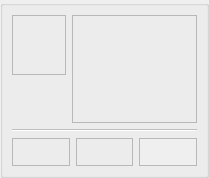
       <widget class="QGroupBox" name="groupBox1" >
        <property name="enabled" >
         <bool>false</bool>
        </property>
        <property name="minimumSize" >
         <size>
          <width>209</width>
          <height>178</height>
         </size>
        </property>
        <property name="autoFillBackground" >
         <bool>true</bool>
        </property>
        <property name="title" >
         <string/>
        </property>
        <layout class="QGridLayout" >
         <property name="margin" >
          <number>9</number>
         </property>
         <property name="spacing" >
          <number>6</number>
         </property>
         <item row="1" column="0" >
          <spacer>
           <property name="orientation" >
            <enum>Qt::Vertical</enum>
           </property>
           <property name="sizeType" >
            <enum>QSizePolicy::Expanding</enum>
           </property>
           <property name="sizeHint" >
            <size>
             <width>46</width>
             <height>28</height>
            </size>
           </property>
          </spacer>
         </item>
         <item row="2" column="0" colspan="2" >
          <widget class="Line" name="line2_2_5" >
           <property name="frameShape" >
            <enum>QFrame::HLine</enum>
           </property>
           <property name="frameShadow" >
            <enum>QFrame::Sunken</enum>
           </property>
           <property name="orientation" >
            <enum>Qt::Horizontal</enum>
           </property>
          </widget>
         </item>
         <item row="3" column="0" colspan="2" >
          <layout class="QHBoxLayout" >
           <property name="margin" >
            <number>0</number>
           </property>
           <property name="spacing" >
            <number>6</number>
           </property>
           <item>
            <widget class="QFrame" name="frame_7" >
             <property name="minimumSize" >
              <size>
               <width>16</width>
               <height>28</height>
              </size>
             </property>
             <property name="frameShape" >
              <enum>QFrame::StyledPanel</enum>
             </property>
             <property name="frameShadow" >
              <enum>QFrame::Raised</enum>
             </property>
             <layout class="QGridLayout" >
              <property name="margin" >
               <number>2</number>
              </property>
              <property name="spacing" >
               <number>0</number>
              </property>
              <item row="0" column="0" >
               <widget class="QLabel" name="textLabel_Button1" >
                <property name="minimumSize" >
                 <size>
                  <width>0</width>
                  <height>20</height>
                 </size>
                </property>
                <property name="text" >
                 <string/>
                </property>
               </widget>
              </item>
             </layout>
            </widget>
           </item>
           <item>
            <widget class="QFrame" name="frame_8" >
             <property name="minimumSize" >
              <size>
               <width>16</width>
               <height>28</height>
              </size>
             </property>
             <property name="frameShape" >
              <enum>QFrame::StyledPanel</enum>
             </property>
             <property name="frameShadow" >
              <enum>QFrame::Raised</enum>
             </property>
             <layout class="QGridLayout" >
              <property name="margin" >
               <number>2</number>
              </property>
              <property name="spacing" >
               <number>0</number>
              </property>
              <item row="0" column="0" >
               <widget class="QLabel" name="textLabel_Status1" >
                <property name="minimumSize" >
                 <size>
                  <width>0</width>
                  <height>20</height>
                 </size>
                </property>
                <property name="text" >
                 <string/>
                </property>
               </widget>
              </item>
             </layout>
            </widget>
           </item>
           <item>
            <widget class="QFrame" name="frame_Set1" >
             <property name="minimumSize" >
              <size>
               <width>16</width>
               <height>28</height>
              </size>
             </property>
             <property name="autoFillBackground" >
              <bool>true</bool>
             </property>
             <property name="frameShape" >
              <enum>QFrame::StyledPanel</enum>
             </property>
             <property name="frameShadow" >
              <enum>QFrame::Raised</enum>
             </property>
             <layout class="QGridLayout" >
              <property name="margin" >
               <number>2</number>
              </property>
              <property name="spacing" >
               <number>0</number>
              </property>
              <item row="0" column="0" >
               <widget class="QLabel" name="textLabel_Set1" >
                <property name="minimumSize" >
                 <size>
                  <width>0</width>
                  <height>20</height>
                 </size>
                </property>
                <property name="text" >
                 <string/>
                </property>
               </widget>
              </item>
             </layout>
            </widget>
           </item>
          </layout>
         </item>
         <item rowspan="2" row="0" column="1" >
          <widget class="Q3Frame" name="frame8_2_2_2_5" >
           <property name="frameShape" >
            <enum>QFrame::StyledPanel</enum>
           </property>
           <property name="frameShadow" >
            <enum>QFrame::Raised</enum>
           </property>
           <layout class="QGridLayout" >
            <property name="margin" >
             <number>3</number>
            </property>
            <property name="spacing" >
             <number>3</number>
            </property>
            <item row="0" column="0" >
             <widget class="QLabel" name="pixmapLabel_card1a" >
              <property name="sizePolicy" >
               <sizepolicy>
                <hsizetype>4</hsizetype>
                <vsizetype>4</vsizetype>
                <horstretch>0</horstretch>
                <verstretch>0</verstretch>
               </sizepolicy>
              </property>
              <property name="minimumSize" >
               <size>
                <width>57</width>
                <height>80</height>
               </size>
              </property>
              <property name="scaledContents" >
               <bool>true</bool>
              </property>
             </widget>
            </item>
            <item row="0" column="1" >
             <widget class="QLabel" name="pixmapLabel_card1b" >
              <property name="sizePolicy" >
               <sizepolicy>
                <hsizetype>4</hsizetype>
                <vsizetype>4</vsizetype>
                <horstretch>0</horstretch>
                <verstretch>0</verstretch>
               </sizepolicy>
              </property>
              <property name="minimumSize" >
               <size>
                <width>57</width>
                <height>80</height>
               </size>
              </property>
              <property name="scaledContents" >
               <bool>true</bool>
              </property>
             </widget>
            </item>
           </layout>
          </widget>
         </item>
         <item row="0" column="0" >
          <widget class="QFrame" name="frame_3" >
           <property name="minimumSize" >
            <size>
             <width>54</width>
             <height>60</height>
            </size>
           </property>
           <property name="maximumSize" >
            <size>
             <width>16777215</width>
             <height>60</height>
            </size>
           </property>
           <property name="frameShape" >
            <enum>QFrame::StyledPanel</enum>
           </property>
           <property name="frameShadow" >
            <enum>QFrame::Raised</enum>
           </property>
           <layout class="QGridLayout" >
            <property name="margin" >
             <number>3</number>
            </property>
            <property name="spacing" >
             <number>0</number>
            </property>
            <item row="1" column="0" >
             <widget class="QLabel" name="textLabel_Cash1" >
              <property name="minimumSize" >
               <size>
                <width>35</width>
                <height>0</height>
               </size>
              </property>
             </widget>
            </item>
            <item row="0" column="0" >
             <widget class="QLabel" name="textLabel_TopCash1" >
              <property name="minimumSize" >
               <size>
                <width>35</width>
                <height>0</height>
               </size>
              </property>
             </widget>
            </item>
           </layout>
          </widget>
         </item>
        </layout>
       </widget>
